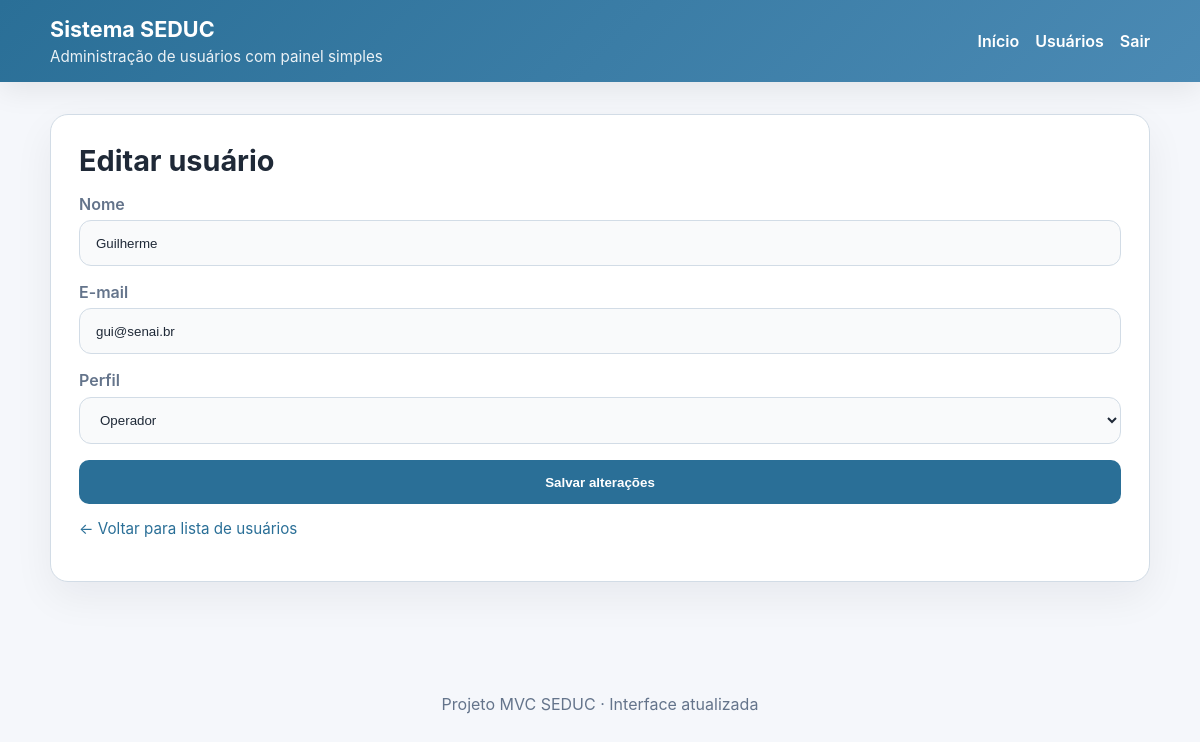
Screenshot of /usuarios/1/editar (signed in) with the database file from the repository.
### app/models/usuario.py (models this page shows)
class Usuario(Base):
    __tablename__ = "usuarios"
    id = Column(Integer, primary_key=True, autoincrement=True)
    nome = Column(String(100), nullable=False)
    email = Column(String(100), unique=True, index=True, nullable=False)
    senha_hash = Column(String(255), nullable=False)
    role = Column(String(20), nullable=False, default="operador")
    ativo = Column(Boolean, default=True)
    criando_em = Column(DateTime, server_default=func.now())

### app/controllers/admin_controller.py (the view)
@router.get("/{usuario_id}/editar", response_class=HTMLResponse)
def editar_usuario(
    request: Request,
    usuario_id: int,
    db: Session = Depends(get_db),
    admin: dict = Depends(get_admin)
):
    usuario = db.query(Usuario).filter_by(id=usuario_id).first()
    if usuario is None:
        return RedirectResponse(url="/usuarios", status_code=status.HTTP_302_FOUND)
    return templates.TemplateResponse(
        request,
        "Usuarios/editar.html",
        {"request": request, "editing_usuario": usuario, "usuario": admin}
    )

### app/templates/Usuarios/editar.html (shortened to what this page needs)
{% extends "base.html" %}
{% block content %}
<div class="card">
    <h1 class="page-title">Editar usuário</h1>
    <form action="/usuarios/{{ editing_usuario.id }}/editar" method="post" class="form-grid">
        <div>
            <label for="nome">Nome</label>
            <input type="text" id="nome" name="nome" value="{{ editing_usuario.nome }}" required>
        </div>
        <div>
            <label for="email">E-mail</label>
            <input type="email" id="email" name="email" value="{{ editing_usuario.email }}" required>
        </div>
        <div>
            <label for="role">Perfil</label>
            <select id="role" name="role">
                <option value="operador" {% if editing_usuario.role == 'operador' %}selected{% endif %}>Operador</option>
            </select>
        </div>
        <button type="submit">Salvar alterações</button>
    </form>
    <p class="form-footnote"><a class="small-link" href="/usuarios">← Voltar para lista de usuários</a></p>
</div>
{% endblock %}

### app/static/style.css (style rules this page uses)
:root { --bg: #f5f7fb; --surface: #ffffff; --primary: #2a6f97; --primary-dark: #1f5673; --accent: #f17e7e; --text: #1f2937; --muted: #64748b; --border: #d2dce6; }
* { box-sizing: border-box; }
body { margin: 0; font-family: Inter, system-ui, sans-serif; background: var(--bg); color: var(--text); }
.card { background: var(--surface); border: 1px solid var(--border); border-radius: 18px; padding: 1.75rem; box-shadow: 0 15px 40px rgba(15, 23, 42, 0.06); }
.page-title { margin-top: 0; margin-bottom: 1rem; font-size: clamp(1.8rem, 2.4vw, 2.4rem); }
.button, button, input[type="submit"] { border: none; background: var(--primary); color: white; padding: 0.9rem 1.2rem; border-radius: 10px; cursor: pointer; font-weight: 600; transition: transform 0.2s ease, background 0.2s ease; }
.form-grid { display: grid; gap: 1rem; }
label { display: block; margin-bottom: 0.4rem; color: var(--muted); font-weight: 600; }
input[type="text"], input[type="email"], input[type="password"], select, textarea { width: 100%; padding: 0.9rem 1rem; border: 1px solid var(--border); border-radius: 12px; background: #f9fafb; color: var(--text); }
.form-footnote { font-size: 0.95rem; color: var(--muted); }
.small-link { color: var(--primary); text-decoration: none; }

### rows the page displays
Usuario: nome "Guilherme", email "gui@senai.br", role "Operador"
